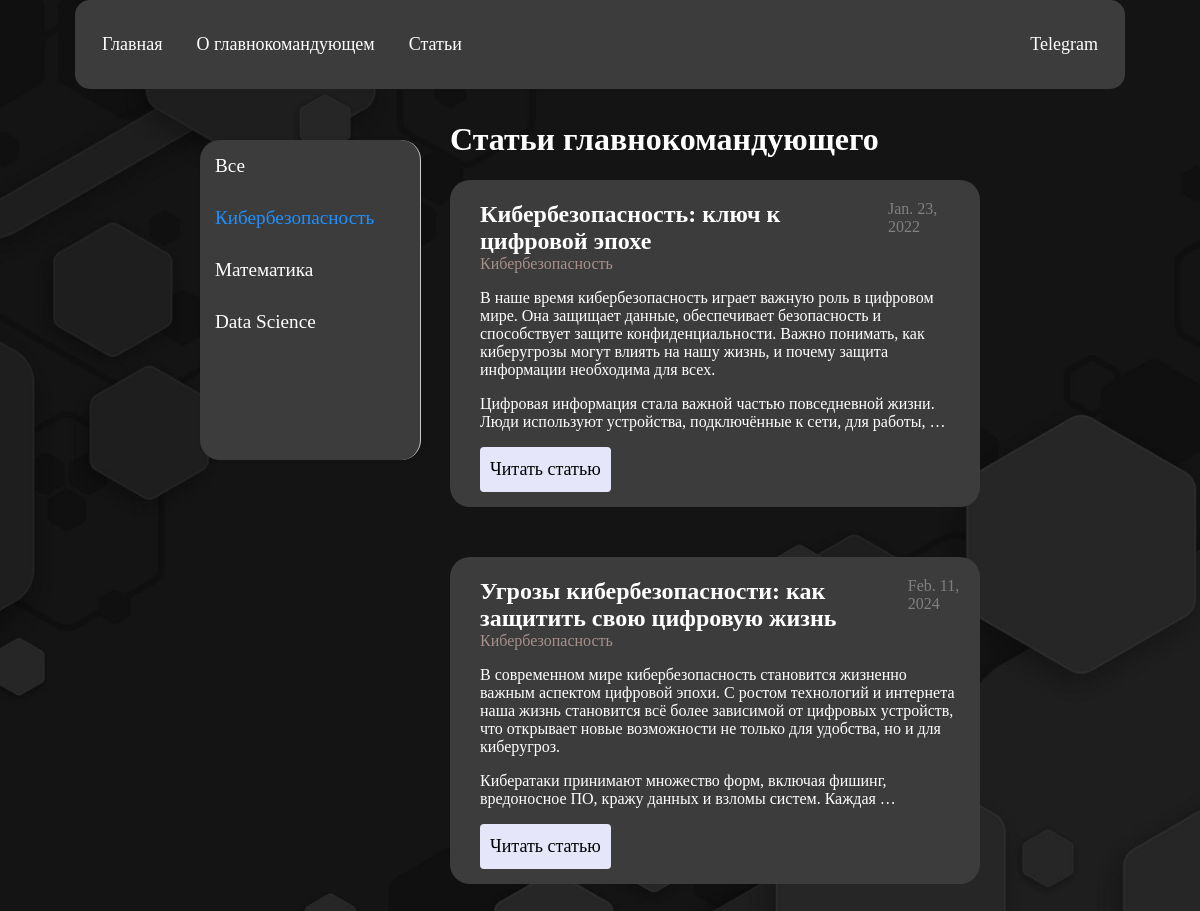
/articles/1/, run on the app's committed database.
### pictures/models.py (models this page shows, shortened)
class Post(models.Model):
    title = models.CharField(max_length=20)
    content = models.TextField(blank=True)
    date = models.DateField(auto_now_add=True)
    cat_id = models.ForeignKey('Category', on_delete=models.PROTECT)

class Category(models.Model):
    name = models.CharField(max_length=20)

### pictures/views.py (the view)
# urls.py: path('articles/<int:cat_id>/', views.articles, name='articles'),
def articles(request, cat_id):
    categories = Category.objects.all()
    if cat_id == 0:
        posts = Post.objects.all()  # Все посты
    else:
        posts = Post.objects.filter(cat_id=cat_id)
    data = {'posts': posts, 'cats_db': categories, 'active_cat': cat_id}
    return render(request, 'pictures/articles.html', context=data)

### pictures/templatetags/pictures_tags.py (called while the page is built)
@register.simple_tag()
def getCategories():
    return views.cats_db

### pictures/templates/pictures/articles.html
{% extends 'base.html' %}
{% block content%}
{% load pictures_tags %}
<div class="content-wrapper">
    <nav class="panel">
    {% getCategories as categories %}
    <a class="{% if active_cat == 0 %}active{% endif %}" href="{% url 'articles' 0 %}">Все</a>
    {% for cat in categories %}
        <a class="{% if active_cat == cat.id %}active{% endif %}" href="{% url 'articles' cat.id %}">{{ cat.name }}</a>
    {% endfor %}
</nav>
<div class="posts">
<h1>Статьи главнокомандующего</h1>
  <ul>
    {% for p in posts %}
    <li>
      <div class="post-header">
                <h2 class="title">{{ p.title }}</h2>
                <span class="date">{{ p.date }}</span>
      </div>
        <p class="cat">{{ p.cat_id.name }}</p>
      <p>{{ p.content|linebreaks|truncatewords:50 }}</p>
      <p><a href="{% url 'post' p.id %}">Читать статью</a></p>
    </li>
    {% endfor %}
  </ul>
  </div>
</div>
{% endblock %}

### pictures/static/pictures/css/style.css (style rules this page uses)
html, body { margin: 0; padding: 0; box-sizing: border-box; background: #fff url('../images/5137894.jpg') no-repeat center center; background-size: cover; height: 100%; overflow-x: hidden; scroll-behavior: smooth; }
.posts { color: white; margin-left: 250px; margin-right: 0px; }
.posts ul { padding: 0; list-style-type: none; }
.posts ul li { background: rgb(60, 60, 60); padding-top: 1px; padding-bottom: 60px; padding-left: 30px; margin-bottom: 50px; border-radius: 20px; padding-right: 20px; margin-right: 20px; margin-left: 0px; }
.posts a { float: left; color: black; text-align: center; padding: 10px; text-decoration: none; font-size: 18px; line-height: 25px; border-radius: 4px; background-color: lavender; }
.post-header { display: flex; justify-content: space-between; align-items: center; margin: 0; padding: 0; }
.post-header .title { font-size: 1.5em; margin-bottom: 0; padding-bottom: 0; }
.post-header .date { font-size: 1em; color: gray; padding-right: 0px; padding-left: 5px; margin-left: 0px; margin-bottom: 0; padding-bottom: 0; }
.content-wrapper { display: flex; margin-top: 100px; align: center; margin-left: 200px; margin-right:200px; }
.panel { position: fixed; width: 200px; background-color: rgb(60, 60, 60); border-radius: 20px; padding: 10px; display: flex; flex-direction: column; gap: 20px; border-right: 1px solid #ccc; box-shadow: 2px 0 5px rgba(0, 0, 0, 0.1); margin-right: 20px; height: calc(100vh - 500px); overflow-y: auto; z-index: 100; margin-top: 40px; }
.panel a { color: white; border-radius: 4px; text-align: left; padding: 5px; text-decoration: none; font-size: 1.2rem; }
.panel a.active { color: dodgerblue }
.cat { margin: 0; padding: 0; font-size: 1em; color: #a5908b; }

### data on the page
Post: title "Кибербезопасность: ключ к цифровой эпохе", date "Jan. 23, 2022", cat_id.name "Кибербезопасность", content "В наше время кибербезопасность играет важную роль в цифровом мире. Она защищает данные, обеспечивает безопасность и способствует защите конфиденциальности. Важно понимать, как киберугрозы могут влиять на нашу жизнь, и почему защита информации необходима для всех. Цифровая информация стала важной частью повседневной жизни. Люди используют устройства, подключённые к сети, для работы, …"
Post: title "Угрозы кибербезопасности: как защитить свою цифровую жизнь", date "Feb. 11, 2024", cat_id.name "Кибербезопасность", content "В современном мире кибербезопасность становится жизненно важным аспектом цифровой эпохи. С ростом технологий и интернета наша жизнь становится всё более зависимой от цифровых устройств, что открывает новые возможности не только для удобства, но и для киберугроз. Кибератаки принимают множество форм, включая фишинг, вредоносное ПО, кражу данных и взломы систем. Каждая …"

### other printed values
{{ cat.name }} "Кибербезопасность" "Математика" "Data Science"
